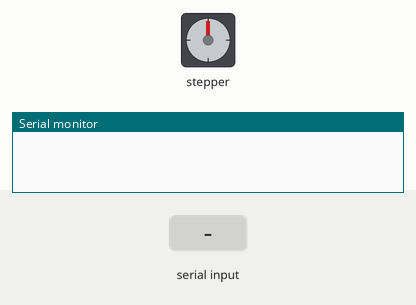
Bench run of a sketch on a simulated Arduino Uno, built with avr-gcc and run on an emulated ATmega328P. Shown: stepper motor, the last lines printed to the serial monitor. The test bench sets the inputs (shaded band). Stepper angles assume 2048 steps per turn.

Above: at 1.2 s.
1.3 s: "90,45\n" received over Serial
At 2.75 s:
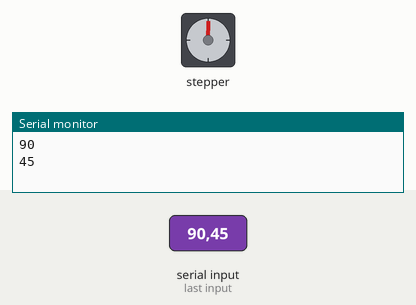
4.3 s: "30,150\n" received over Serial
At 6.08 s:
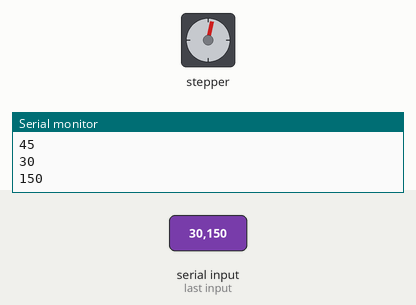
At 7.19 s:
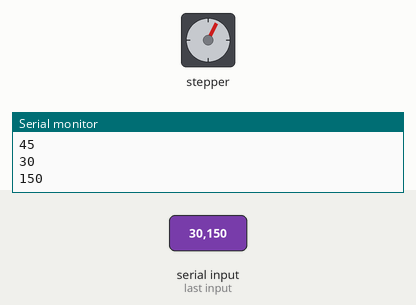
7.3 s: "200\n" received over Serial
At 10.19 s:
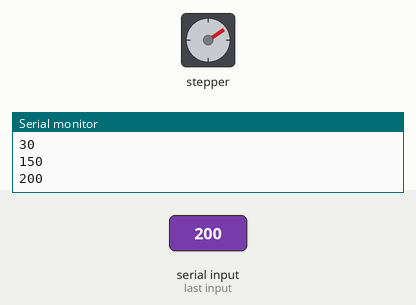
10.3 s: "30,150\n" received over Serial
13.3 s: "200\n" received over Serial
16.3 s: "90\n" received over Serial
Timing chart, 0 to 20.3 s (numbered marks = the images above; inputs shaded):
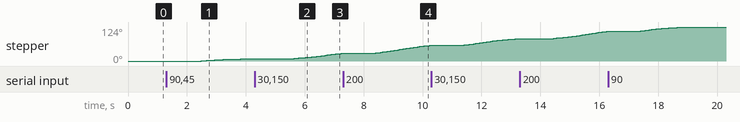

Measured:
- after the input at 4.3 s, stepper: keeps turning clockwise at about 11°/s, starting after 1.2 s

The sketch:

esp8266-stepper.ino
```cpp
#include <AccelStepper.h>

const int stepsPerRevolution = 2048;  // change this to fit the number of steps per revolution

// ULN2003 Motor Driver Pins
#define IN1 5
#define IN2 4
#define IN3 14
#define IN4 12

// initialize the stepper library
AccelStepper stepper(AccelStepper::HALF4WIRE, IN1, IN3, IN2, IN4);

void setup() {
  // initialize the serial port
  Serial.begin(115200);
  stepper.setMaxSpeed(100);
  stepper.setAcceleration(50);
}

int value = 0;
void loop() {
  if (Serial.available()) {
     value = Serial.parseInt();
     if(value > 0) {
      Serial.println(value);
      stepper.move(value);
     }
  }

  if (stepper.distanceToGo() > 0) {
    stepper.run();
  }
}
```
